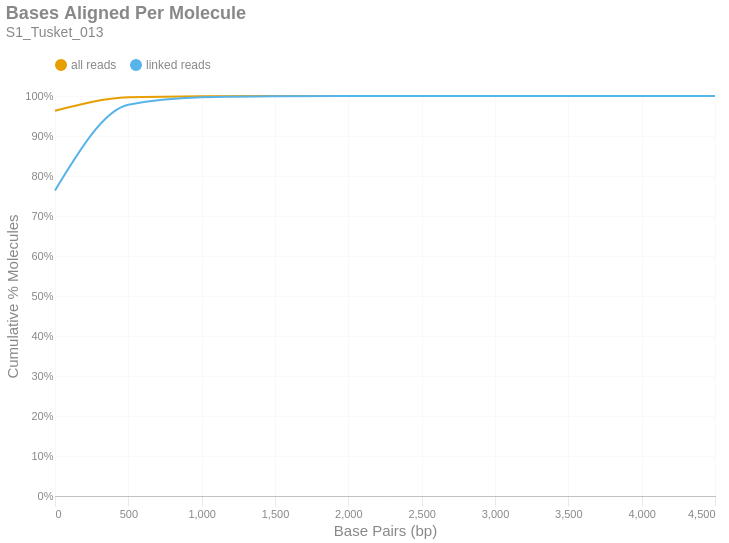

The cell this chart's notebook holds for it:
### Markdown cell above
### Bases Aligned Per Molecule
This is a cumulative frequency distribution showing the number of base pairs aligned per unique molecule. These data are shown in 500 bp bins. There are two distributions: one with `all reads` (yellow) and another with only `linked reads` (blue). The percent of molecules in the `linked reads` distribution is relative to the total number of linked molecules.

### Code cell
if SKIPLR:
    print_html(f"Skipped")
else:
    binned_df = consolidated_hist(valids['aligned_bp'], mask, 500, True)
    with SafeRender(binned_df):
        (
            density_plot(binned_df, 'Bases Aligned Per Molecule', samplename, 'basesper')
            .encode(
                x=alt.X('bin:Q', title="Base Pairs (bp)").axis(tickMinStep=500).scale(padding=0),
                y=alt.Y('value:Q', title='Cumulative % Molecules')
                    .axis(format='%')
                    .scale(domain = [0,1])
                    .stack(False),
                color=alt.Color("key:N").scale(domain = ["all reads", "linked reads"]),
                tooltip = [
                    alt.Tooltip("key:N", title = "Data Type"),
                    alt.Tooltip("range_label:N", title="Bases Aligned Per Molecule"),
                    alt.Tooltip("value:Q", format = ".2%", title="% Molecules (Cum.)")
                ]
            )
        ).display()

### Figure 1 — Vega-Lite specification as saved in the notebook (floating-point values rounded to 4 significant figures)
{"width": "container", "height": 400, "config": {"title": {"anchor": "start", "dy": -15, "fontSize": 18, "color": "#888888", "subtitleColor": "#888888", "subtitleFontSize": 14}, "arc": {"fill": "#0072B2"}, "axis": {"domainColor": "#888888", "domainWidth": 0.5, "gridWidth": 0.2, "grid": false, "titleFontWeight": 400, "titleFontSize": 15, "labelFontSize": 11, "labelColor": "#888888", "tickColor": "#888888", "tickWidth": 0.2, "titleColor": "#888888"}, "axisBand": {"grid": false}, "axisX": {"grid": true, "tickSize": 10, "domainCap": "round"}, "axisY": {"domain": false, "grid": true, "tickSize": 0, "domainCap": "round"}, "background": "transparent", "header": {"labelFontSize": 15, "labelColor": "#888888", "titleFontSize": 15, "titleFontWeight": 600, "titleColor": "#888888"}, "legend": {"labelFont": "sans-serif", "labelFontSize": 12, "labelColor": "#888888", "symbolSize": 100, "symbolType": "circle", "titleFontSize": 12, "titlePadding": 10, "titleColor": "#888888", "title": null, "orient": "top"}, "range": {"category": ["#E69F00", "#56B4E9", "#009E73", "#F0E442", "#0072B2", "#D55E00", "#CC79A7", "#000000"], "diverging": ["#cfe8f3", "#a2d4ec", "#73bfe2", "#46abdb", "#1696d2", "#12719e"]}, "area": {"fill": "#0072B2", "fillOpacity": 0.7, "line": true, "strokeOpacity": 0.7}, "line": {"color": "#0072B2", "stroke": "#0072B2", "strokeWidth": 2}, "trail": {"color": "#0072B2", "stroke": "#0072B2", "strokeWidth": 0, "size": 1}, "point": {"filled": true, "fillOpacity": 1.0, "size": 95}, "text": {"color": "#888888", "fontSize": 11, "align": "right", "fontWeight": 400, "size": 11}, "bar": {"fill": "#0072B2", "stroke": null}, "view": {"stroke": null, "continuousWidth": 660, "continuousHeight": 400}}, "data": {"name": "data-a41abd4eaaa983911856c3b7c5823e70"}, "mark": {"type": "line", "interpolate": "monotone", "point": {"opacity": 0, "size": 275}}, "encoding": {"color": {"field": "key", "scale": {"domain": ["all reads", "linked reads"]}, "type": "nominal"}, "tooltip": [{"field": "key", "title": "Data Type", "type": "nominal"}, {"field": "range_label", "title": "Bases Aligned Per Molecule", "type": "nominal"}, {"field": "value", "format": ".2%", "title": "% Molecules (Cum.)", "type": "quantitative"}], "x": {"axis": {"tickMinStep": 500}, "field": "bin", "scale": {"padding": 0}, "title": "Base Pairs (bp)", "type": "quantitative"}, "y": {"axis": {"format": "%"}, "field": "value", "scale": {"domain": [0, 1]}, "stack": false, "title": "Cumulative % Molecules", "type": "quantitative"}}, "params": [{"name": "param_c36ac31b6afebe62", "select": {"type": "point", "fields": ["key"]}, "bind": "legend"}], "title": {"text": "Bases Aligned Per Molecule", "subtitle": "S1_Tusket_013"}, "transform": [{"fold": ["all reads (cumsum)", "linked reads (cumsum)"]}, {"calculate": "replace(datum.key, ' (cumsum)', '')", "as": "key"}, {"filter": {"param": "param_c36ac31b6afebe62"}}], "usermeta": {"embedOptions": {"downloadFileName": "S1_Tusket_013.basesper"}}, "$schema": "https://vega.github.io/schema/vega-lite/v6.1.0.json", "datasets": {"data-a41abd4eaaa983911856c3b7c5823e70": [{"bin": "0.0", "interval": "0.0-500.0", "all reads": 0.9632, "linked reads": 0.7639, "all reads (cumsum)": 0.9632, "linked reads (cumsum)": 0.7639, "range_label": "0-499"}, {"bin": "500.0", "interval": "500.0-1000.0", "all reads": 0.03341, "linked reads": 0.2141, "all reads (cumsum)": 0.9966, "linked reads (cumsum)": 0.978, "range_label": "500-999"}, {"bin": "1000.0", "interval": "1000.0-1500.0", "all reads": 0.002909, "linked reads": 0.0189, "all reads (cumsum)": 0.9995, "linked reads (cumsum)": 0.9969, "range_label": "1000-1499"}, {"bin": "1500.0", "interval": "1500.0-2000.0", "all reads": 0.0003897, "linked reads": 0.002552, "all reads (cumsum)": 0.9999, "linked reads (cumsum)": 0.9994, "range_label": "1500-1999"}, {"bin": "2000.0", "interval": "2000.0-2500.0", "all reads": 6.817e-05, "linked reads": 0.0004474, "all reads (cumsum)": 1.0, "linked reads (cumsum)": 0.9999, "range_label": "2000-2499"}, {"bin": "2500.0", "interval": "2500.0-3000.0", "all reads": 1.297e-05, "linked reads": 8.526e-05, "all reads (cumsum)": 1.0, "linked reads (cumsum)": 1.0, "range_label": "2500-2999"}, {"bin": "3000.0", "interval": "3000.0-3500.0", "all reads": 3.342e-06, "linked reads": 2.197e-05, "all reads (cumsum)": 1.0, "linked reads (cumsum)": 1.0, "range_label": "3000-3499"}, {"bin": "3500.0", "interval": "3500.0-4000.0", "all reads": 9.357e-07, "linked reads": 6.153e-06, "all reads (cumsum)": 1.0, "linked reads (cumsum)": 1.0, "range_label": "3500-3999"}, {"bin": "4000.0", "interval": "4000.0-4500.0", "all reads": 1.337e-07, "linked reads": 8.789e-07, "all reads (cumsum)": 1.0, "linked reads (cumsum)": 1.0, "range_label": "4000-4499"}, {"bin": "4500.0", "interval": "4500.0-5000.0", "all reads": 1.337e-07, "linked reads": 8.789e-07, "all reads (cumsum)": 1.0, "linked reads (cumsum)": 1.0, "range_label": "4500-4999"}]}}
